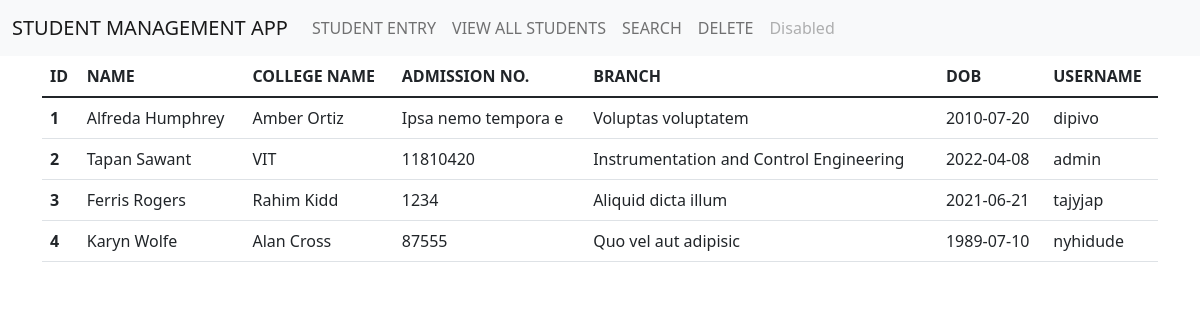
Page /view_all on the committed database.
### tables this page shows
CREATE TABLE STUDENT(
                            ID INTEGER PRIMARY KEY AUTOINCREMENT,
                            NAME TEXT,
                            COLLEGE TEXT,
                            ADMNO INTEGER,
                            BRANCH TEXT,
                            DOB TEXT,
                            USERNAME TEXT,
                            PASSWORD TEXT );

### main.py (the view)
@app.route("/view_all")
def View_All():
    cursor.execute("SELECT * FROM STUDENT")
    result = cursor.fetchall()
    return render_template("View.html", students=result)

### templates/View.html (shortened to what this page needs)
<!DOCTYPE html>
<html lang="en">
<link href="https://cdn.jsdelivr.net/npm/bootstrap@5.1.3/dist/css/bootstrap.min.css" rel="stylesheet">
<head>
</head>
<body>
    <nav class="navbar navbar-expand-lg navbar-light bg-light">
        <div class="container-fluid">
          <a class="navbar-brand" href="#">STUDENT MANAGEMENT APP</a>
          <div class="collapse navbar-collapse" id="navbarNav">
            <ul class="navbar-nav">
              <li class="nav-item">
                <a class="nav-link" href="/register">STUDENT ENTRY</a>
              </li>
              <li class="nav-item">
                <a class="nav-link" href="/view_all">VIEW ALL STUDENTS</a>
              </li>
              <li class="nav-item">
                <a class="nav-link" href="/search">SEARCH</a>
              </li>
              <li class="nav-item">
                <a class="nav-link" href="/delete">DELETE</a>
              </li>
              <li class="nav-item">
                <a class="nav-link disabled">Disabled</a>
              </li>
            </ul>
          </div>
        </div>
      </nav>
    <div class="container">
        <div class="row">
            <div class="col col-12 col-sm-12 col-md-12 col-lg-12 col-xl-12 col-xxl-12">
                <table class="table">
                    <thead>
                      <tr>
                        <th scope="col">ID</th>
                        <th scope="col">NAME</th>
                        <th scope="col">COLLEGE NAME</th>
                        <th scope="col">ADMISSION NO.</th>
                        <th scope="col">BRANCH</th>
                        <th scope="col">DOB</th>
                        <th scope="col">USERNAME</th>
                      </tr>
                    </thead>
                    <tbody>
                     {% for row in students %}
                        <tr>
                            <th scope="row">{{row[0] }}</th>
                            <td>{{ row[1] }}</td>
                            <td>{{ row[2] }}</td>
                            <td>{{ row[3] }}</td>
                            <td>{{ row[4] }}</td>
                            <td>{{ row[5] }}</td>
                            <td>{{ row[6] }}</td>
                        </tr>
                     {% endfor %}
                    </tbody>
                  </table>
            </div>
        </div>
    </div>
</body>
</html>

### rows in the picture
STUDENT: ID "1", NAME "Alfreda Humphrey", COLLEGE "Amber Ortiz", ADMNO "Ipsa nemo tempora e", BRANCH "Voluptas voluptatem", DOB "2010-07-20", USERNAME "dipivo"
STUDENT: ID "2", NAME "Tapan Sawant", COLLEGE "VIT", ADMNO "11810420", BRANCH "Instrumentation and Control Engineering", DOB "2022-04-08", USERNAME "admin"
STUDENT: ID "3", NAME "Ferris Rogers", COLLEGE "Rahim Kidd", ADMNO "1234", BRANCH "Aliquid dicta illum", DOB "2021-06-21", USERNAME "tajyjap"
STUDENT: ID "4", NAME "Karyn Wolfe", COLLEGE "Alan Cross", ADMNO "87555", BRANCH "Quo vel aut adipisic", DOB "1989-07-10", USERNAME "nyhidude"
